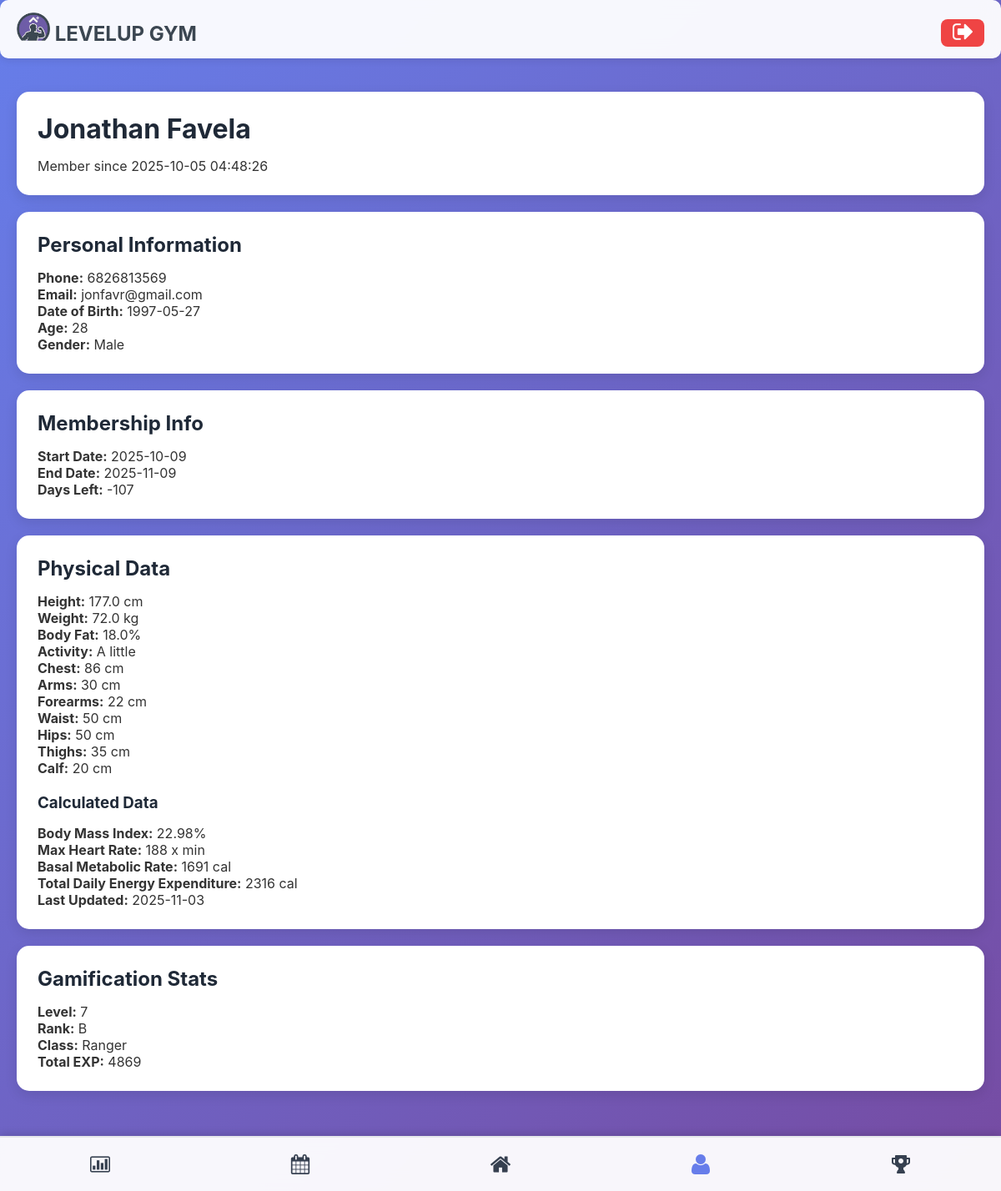
Before: /profile (signed in) with the older database file.
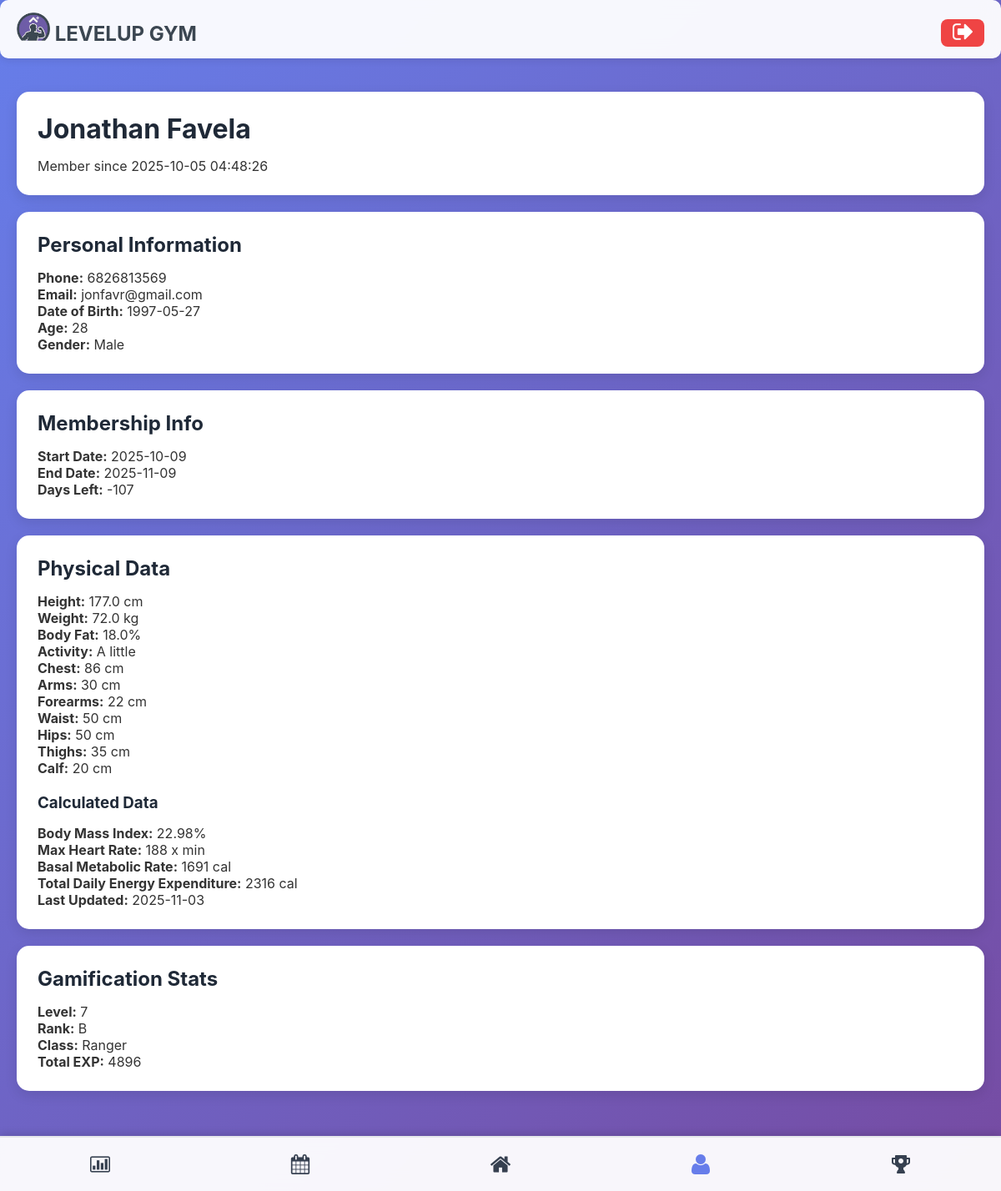
After: the same page with the newer database file.
### tables this page shows
CREATE TABLE client_gamification (
                gamification_id INTEGER PRIMARY KEY AUTOINCREMENT,
                client_id INTEGER UNIQUE NOT NULL,
                current_level INTEGER DEFAULT 1,
                current_exp INTEGER DEFAULT 0,
                total_exp INTEGER DEFAULT 0,
                rank TEXT DEFAULT 'E',
                client_class TEXT,
                class_unlocked_at_level INTEGER, current_streak INTEGER DEFAULT 0, longest_streak INTEGER DEFAULT 0, total_reps INTEGER DEFAULT 0, workouts_completed INTEGER DEFAULT 0,
                FOREIGN KEY (client_id) REFERENCES clients(client_id) ON DELETE CASCADE
            );

### main.py (the view)
@app.route('/profile')
@login_required
def profile():
    client_id = session['client_id']
    client = Client.get_by_id(client_id)
    physical_data = client.get_latest_physical_data()
    gam_data = client.get_gamification_data()
    physical_data_calculated = {}
    if physical_data:
        physical_data_calculated['bmi_value'] = round((physical_data['weight_kg'] / ((physical_data['height_cm'] / 100) ** 2)), 2)
        physical_data_calculated['mhr_value'] = int(208 - (0.7 * client.age))
        if client.gender == 'Male':
            physical_data_calculated['bmr_value'] = int((10 * physical_data['weight_kg']) + (6.25 * physical_data['height_cm']) - (5 * client.age) + 5)
        else:
            physical_data_calculated['bmr_value'] = int((10 * physical_data['weight_kg']) + (6.25 * physical_data['height_cm']) - (5 * client.age) - 161)
        if physical_data['activity'] == "Extreme":
            physical_data_calculated['tdee_value'] = int(physical_data_calculated['bmr_value'] * 1.9)
        elif physical_data['activity'] == "A lot":
            physical_data_calculated['tdee_value'] = int(physical_data_calculated['bmr_value'] * 1.72)
        elif physical_data['activity'] == "Some":
            physical_data_calculated['tdee_value'] = int(physical_data_calculated['bmr_value'] * 1.55)
        elif physical_data['activity'] == "A little":
            physical_data_calculated['tdee_value'] = int(physical_data_calculated['bmr_value'] * 1.37)
        else:
            physical_data_calculated['tdee_value'] = int(physical_data_calculated['bmr_value'] * 1.2)
    mc = MembershipController()
    membership = mc.get_client_membership(client_id)
    if membership:
        start_date = datetime.strptime(membership['start_date'], '%Y-%m-%d').date()
        end_date = datetime.strptime(membership['end_date'], '%Y-%m-%d').date()
        days_left = (end_date - date.today()).days
    return render_template('profile.html',
                         client=client,
                         physical_data=physical_data,
                         physical_data_calculated = physical_data_calculated,
                         gam_data=gam_data,
                         membership=membership,
                         start_date=start_date,
                         end_date=end_date,
                         days_left=days_left)

### controllers/membership_controller.py (called while the page is built)
    def get_client_membership(self, client_id):
        query = """
            SELECT * FROM client_memberships
            WHERE client_id = ?
            ORDER BY end_date DESC
            LIMIT 1
        """
        result = self.db.execute_query(query, (client_id,))
        return dict(result[0]) if result else None

### database/db_manager.py (called while the page is built)
    def connect(self):
        self.conn = sqlite3.connect(self.db_name)
        self.conn.row_factory = sqlite3.Row  # Access columns by name
        self.cursor = self.conn.cursor()

    def disconnect(self):
        if self.conn:
            self.conn.close()

    def execute_query(self, query, params=None):
        self.connect()
        if params:
            self.cursor.execute(query, params)
        else:
            self.cursor.execute(query)
        results = self.cursor.fetchall()
        self.disconnect()
        return results

### main.py (called while the page is built)
def login_required(f):
    @wraps(f)
    def decorated_function(*args, **kwargs):
        if 'client_id' not in session:
            return redirect(url_for('login'))
        return f(*args, **kwargs)
    return decorated_function

### models/client.py (called while the page is built)
    @property
    def full_name(self):
        return f"{self.first_name} {self.last_name}"

### templates/profile.html (shortened to what this page needs)
{% extends "base.html" %}
{% block content %}
<div class="card">
    <h1>{{ client.full_name }}</h1>
    <p>Member since {{ client.registration_date }}</p>
</div>
<div class="grid grid-2">
    <div class="card">
        <h2>Personal Information</h2>
        <p><strong>Phone:</strong> {{ client.phone_number }}</p>
        <p><strong>Email:</strong> {{ client.email or 'Not provided' }}</p>
        <p><strong>Date of Birth:</strong> {{ client.date_of_birth or 'Not provided' }}</p>
        <p><strong>Age:</strong> {{ client.age or 'N/A' }}</p>
        <p><strong>Gender:</strong> {{ client.gender or 'Not specified' }}</p>
    </div>
    <div class="card">
        <h2>Membership Info</h2>
        {% if membership %}
        <p><strong>Start Date:</strong> {{ start_date }}</p>
        <p><strong>End Date:</strong> {{ end_date }}</p>
        <p><strong>Days Left:</strong> {{ days_left }}</p>
        {% else %}
        <p>No physical data recorded yet</p>
        {% endif %}
    </div>
</div>
<div class="card">
    <h2>Physical Data</h2>
    {% if physical_data %}
    <p><strong>Height:</strong> {{ physical_data.height_cm }} cm</p>
    <p><strong>Weight:</strong> {{ physical_data.weight_kg }} kg</p>
    <p><strong>Body Fat:</strong> {{ physical_data.body_fat_percentage or 'N/A' }}%</p>
    <p><strong>Activity:</strong> {{ physical_data.activity }}</p>
    <p><strong>Chest:</strong> {{ physical_data.chest_cm }} cm</p>
    <p><strong>Arms:</strong> {{ physical_data.arms_cm }} cm</p>
    <p><strong>Forearms:</strong> {{ physical_data.forearms_cm }} cm</p>
    <p><strong>Waist:</strong> {{ physical_data.waist_cm }} cm</p>
    <p><strong>Hips:</strong> {{ physical_data.hips_cm }} cm</p>
    <p><strong>Thighs:</strong> {{ physical_data.thighs_cm }} cm</p>
    <p><strong>Calf:</strong> {{ physical_data.claf_cm }} cm</p>
    <br>
    <h3>Calculated Data</h3>
    <p><strong>Body Mass Index:</strong> {{ physical_data_calculated.bmi_value or 'N/A' }}%</p>
    <p><strong>Max Heart Rate:</strong> {{ physical_data_calculated.mhr_value or 'N/A' }} x min</p>
    <p><strong>Basal Metabolic Rate:</strong> {{ physical_data_calculated.bmr_value or 'N/A' }} cal</p>
    <p><strong>Total Daily Energy Expenditure:</strong> {{ physical_data_calculated.tdee_value or 'N/A' }} cal</p>
    <p><strong>Last Updated:</strong> {{ physical_data.measurement_date }}</p>
    {% else %}
    <p>No physical data recorded yet</p>
    {% endif %}
</div>
<div class="card">
    <h2>Gamification Stats</h2>
    {% if gam_data %}
    <p><strong>Level:</strong> {{ gam_data.current_level }}</p>
    <p><strong>Rank:</strong> {{ gam_data.rank }}</p>
    <p><strong>Class:</strong> {{ gam_data.client_class }}</p>
    <p><strong>Total EXP:</strong> {{ gam_data.total_exp }}</p>
    {% endif %}
</div>
{% endblock %}

Changed rows visible on the page:
changed client_gamification "Ranger": total_exp "4869" → "4896"
